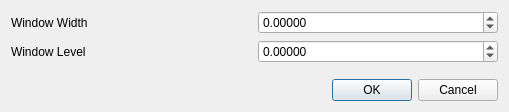
<?xml version="1.0" encoding="UTF-8"?>
<ui version="4.0">
 <class>udg::QCustomWindowLevelDialogBase</class>
 <widget class="QDialog" name="udg::QCustomWindowLevelDialogBase">
  <property name="geometry">
   <rect>
    <x>0</x>
    <y>0</y>
    <width>509</width>
    <height>112</height>
   </rect>
  </property>
  <property name="windowTitle">
   <string>Custom Window Level Settings</string>
  </property>
  <property name="modal">
   <bool>true</bool>
  </property>
  <layout class="QGridLayout" name="gridLayout">
   <item row="2" column="0">
    <spacer name="verticalSpacer">
     <property name="orientation">
      <enum>Qt::Vertical</enum>
     </property>
     <property name="sizeHint" stdset="0">
      <size>
       <width>20</width>
       <height>40</height>
      </size>
     </property>
    </spacer>
   </item>
   <item row="3" column="0" colspan="2">
    <widget class="QDialogButtonBox" name="m_buttonBox">
     <property name="standardButtons">
      <set>QDialogButtonBox::Cancel|QDialogButtonBox::Ok</set>
     </property>
    </widget>
   </item>
   <item row="1" column="0">
    <widget class="QLabel" name="label_2">
     <property name="text">
      <string>Window Level</string>
     </property>
    </widget>
   </item>
   <item row="0" column="0">
    <widget class="QLabel" name="label">
     <property name="text">
      <string>Window Width</string>
     </property>
    </widget>
   </item>
   <item row="1" column="1">
    <widget class="QDoubleSpinBox" name="m_levelSpinBox">
     <property name="decimals">
      <number>5</number>
     </property>
     <property name="minimum">
      <double>-1000000000.000000000000000</double>
     </property>
     <property name="maximum">
      <double>1000000000.000000000000000</double>
     </property>
    </widget>
   </item>
   <item row="0" column="1">
    <widget class="QDoubleSpinBox" name="m_windowSpinBox">
     <property name="decimals">
      <number>5</number>
     </property>
     <property name="minimum">
      <double>-1000000000.000000000000000</double>
     </property>
     <property name="maximum">
      <double>1000000000.000000000000000</double>
     </property>
    </widget>
   </item>
  </layout>
 </widget>
 <resources/>
 <connections/>
</ui>
